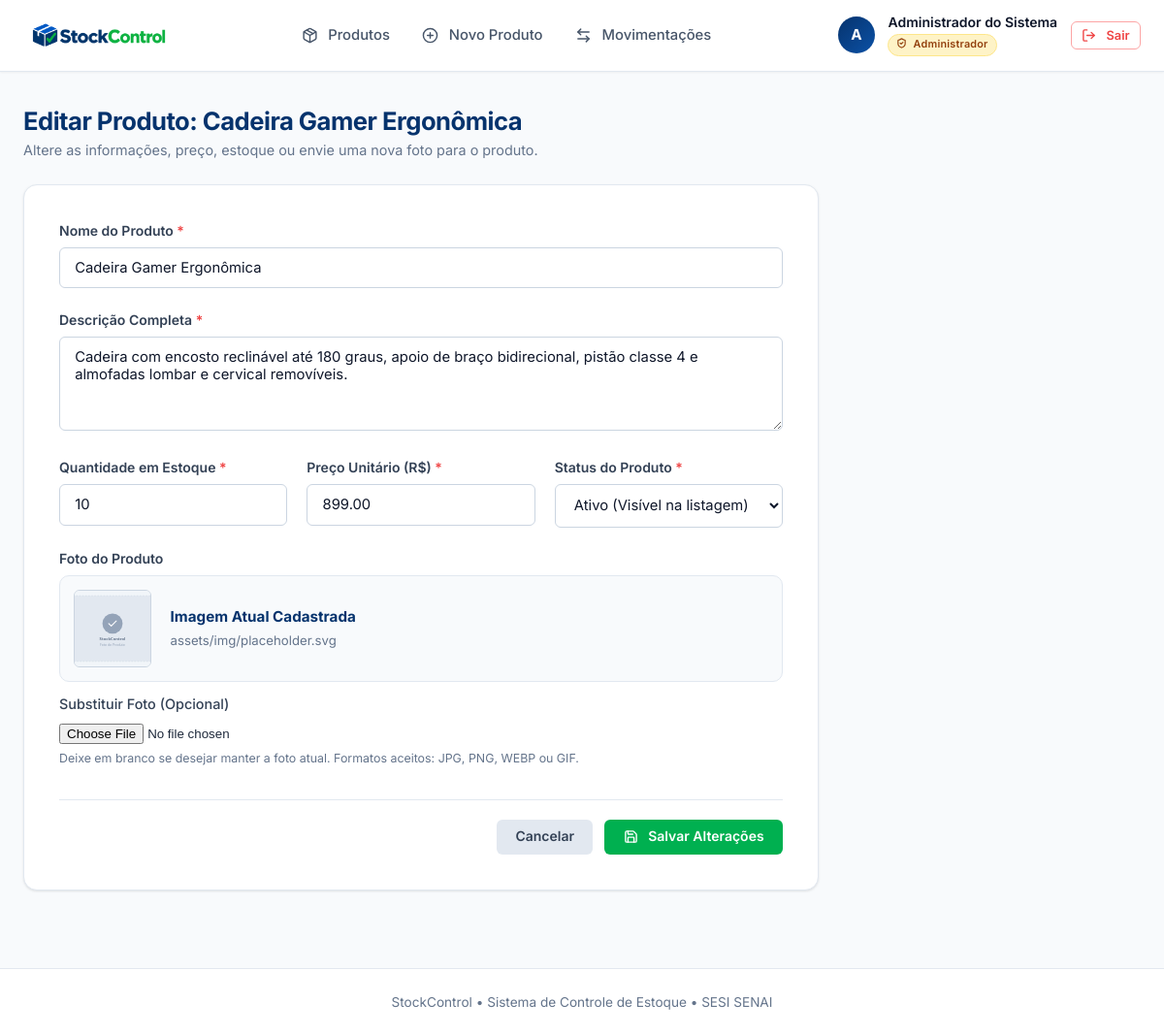
The app's page /produto_editar.php?id=18 (signed in) with its own data.
### tables this page shows
CREATE TABLE produtos (
    id INT AUTO_INCREMENT PRIMARY KEY,
    nome VARCHAR(150) NOT NULL,
    descricao TEXT NOT NULL,
    quantidade INT NOT NULL DEFAULT 0,
    preco DECIMAL(10, 2) NOT NULL DEFAULT 0.00,
    status ENUM('ativo', 'inativo') NOT NULL DEFAULT 'ativo',
    imagem VARCHAR(255) NOT NULL,
    data_inclusao TIMESTAMP DEFAULT CURRENT_TIMESTAMP
);

### produto_editar.php (the view, shortened to what this page needs)
<?php
$pdo = getConnection();
$produtoId = filter_input(INPUT_GET, 'id', FILTER_VALIDATE_INT) ?? filter_input(INPUT_POST, 'id', FILTER_VALIDATE_INT);
$stmt = $pdo->prepare("SELECT * FROM produtos WHERE id = :id LIMIT 1");
$stmt->execute([':id' => $produtoId]);
$produto = $stmt->fetch();
require_once __DIR__ . '/includes/header.php';
?>
<div class="page-heading">
    <div>
        <h2>Editar Produto: <?= htmlspecialchars($produto['nome']) ?></h2>
        <p class="text-muted">Altere as informações, preço, estoque ou envie uma nova foto para o produto.</p>
    </div>
</div>
<div class="form-card">
    <form action="produto_editar.php" method="POST" enctype="multipart/form-data" id="form-editar-produto">
        <div class="form-group">
            <label for="nome">Nome do Produto <span class="required">*</span></label>
            <input
                type="text"
                id="nome"
                name="nome"
                class="campo-produto"
                value="<?= htmlspecialchars($produto['nome']) ?>"
                placeholder="Ex: Teclado Mecânico RGB"
                required
            >
        </div>
        <div class="form-group">
            <label for="descricao">Descrição Completa <span class="required">*</span></label>
            <textarea
                id="descricao"
                name="descricao"
                rows="4"
                class="campo-produto"
                placeholder="Detalhes técnicos, modelo, características..."
                required
            ><?= htmlspecialchars($produto['descricao']) ?></textarea>
        </div>
        <div class="form-row">
            <div class="form-group col">
                <label for="quantidade">Quantidade em Estoque <span class="required">*</span></label>
                <input
                    type="number"
                    id="quantidade"
                    name="quantidade"
                    min="0"
                    step="1"
                    class="campo-produto"
                    value="<?= (int)$produto['quantidade'] ?>"
                    required
                >
            </div>
            <div class="form-group col">
                <label for="preco">Preço Unitário (R$) <span class="required">*</span></label>
                <input
                    type="number"
                    id="preco"
                    name="preco"
                    min="0"
                    step="0.01"
                    class="campo-produto"
                    value="<?= htmlspecialchars($produto['preco']) ?>"
                    required
                >
            </div>
            <div class="form-group col">
                <label for="status">Status do Produto <span class="required">*</span></label>
                <select id="status" name="status" class="campo-produto" required>
                    <option value="ativo" <?= $produto['status'] === 'ativo' ? 'selected' : '' ?>>Ativo (Visível na listagem)</option>
                </select>
            </div>
        </div>
        <div class="form-group">
            <label>Foto do Produto</label>
            <div class="current-image-container" style="display: flex; align-items: center; gap: 1.25rem; margin-bottom: 0.75rem; padding: 0.85rem; background: var(--gray-50); border: 1px solid var(--gray-200); border-radius: var(--radius-md);">
                <img
                    src="<?= !empty($produto['imagem']) ? htmlspecialchars($produto['imagem']) : 'assets/img/placeholder.svg' ?>"
                    alt="Foto atual"
                    id="current-image-thumb"
                    style="width: 80px; height: 80px; object-fit: cover; border-radius: var(--radius-sm); border: 1px solid var(--gray-300);"
                    onerror="this.onerror=null; this.src='assets/img/placeholder.svg';"
                >
                <div>
                    <strong style="color: var(--brand-navy); display: block; font-size: 0.95rem;">Imagem Atual Cadastrada</strong>
                    <span style="font-size: 0.825rem; color: var(--gray-500);"><?= htmlspecialchars($produto['imagem']) ?></span>
                </div>
            </div>
            <label for="imagem" style="font-weight: 500; font-size: 0.9rem; margin-top: 0.5rem;">Substituir Foto (Opcional)</label>
            <input type="file" id="imagem" name="imagem" accept="image/*" class="campo-produto">
            <small class="form-hint">Deixe em branco se desejar manter a foto atual. Formatos aceitos: JPG, PNG, WEBP ou GIF.</small>
        </div>
        <div class="form-actions">
            <a href="produtos.php" class="btn btn-secondary">Cancelar</a>
            <button type="submit" id="btn-salvar-produto" class="btn btn-success">
                <i data-lucide="save" class="icon-btn"></i> Salvar Alterações
            </button>
        </div>
    </form>
</div>
<?php require_once __DIR__ . '/includes/footer.php'; ?>

### assets/css/style.css (style rules this page uses)
:root { --brand-navy: #06336D; --brand-blue: #0B51A6; --brand-blue-hover: #083e82; --brand-blue-light: #eef6ff; --brand-green: #00B050; --brand-green-hover: #009945; --brand-green-light: #eafaf1; --danger: #ef4444; --danger-hover: #dc2626; --danger-light: #fef2f2; --warning: #f59e0b; --warning-light: #fffbeb; --gray-50: #f8fafc; --gray-100: #f1f5f9; --gray-200: #e2e8f0; --gray-300: #cbd5e1; --gray-400: #94a3b8; --gray-500: #64748b; --gray-600: #475569; --gray-700: #334155; --gray-800: #1e293b; --gray-900: #0f172a; --radius-sm: 6px; --radius-md: 10px; --radius-lg: 14px; --radius-xl: 18px; --shadow-xs: 0 1px 2px 0 rgba(0, 0, 0, 0.05); --shadow-sm: 0 1px 3px 0 rgba(0, 0, 0, 0.07), 0 1px 2px 0 rgba(0, 0, 0, 0.04); --shadow-md: 0 4px 6px -1px rgba(0, 0, 0, 0.08), 0 2px 4px -2px rgba(0, 0, 0, 0.05); --shadow-lg: 0 10px 15px -3px rgba(0, 0, 0, 0.08), 0 4px 6px -4px rgba(0, 0, 0, 0.04); --shadow-xl: 0 20px 25px -5px rgba(0, 0, 0, 0.1), 0 8px 10px -6px rgba(0, 0, 0, 0.05); }
* { box-sizing: border-box; margin: 0; padding: 0; }
body { font-family: 'Inter', -apple-system, BlinkMacSystemFont, "Segoe UI", Roboto, sans-serif; background-color: var(--gray-50); color: var(--gray-800); line-height: 1.5; min-height: 100vh; display: flex; flex-direction: column; -webkit-font-smoothing: antialiased; }
.page-heading { display: flex; align-items: center; justify-content: space-between; margin-bottom: 1.5rem; flex-wrap: wrap; gap: 1rem; }
.page-heading h2 { font-size: 1.6rem; font-weight: 700; color: var(--brand-navy); letter-spacing: -0.02em; }
.text-muted { color: var(--gray-500); font-size: 0.9rem; }
.lucide { display: inline-block; vertical-align: middle; }
.icon-btn { width: 15px; height: 15px; stroke-width: 2.2px; margin-right: 0.25rem; }
.btn { display: inline-flex; align-items: center; justify-content: center; gap: 0.4rem; padding: 0.55rem 1.15rem; font-size: 0.875rem; font-weight: 600; border-radius: var(--radius-sm); border: 1px solid transparent; cursor: pointer; text-decoration: none; transition: all 0.15s ease-in-out; line-height: 1.2; font-family: inherit; }
.btn-success { background-color: var(--brand-green); color: #ffffff; }
.btn-secondary { background-color: var(--gray-200); color: var(--gray-700); }
.form-card { background: #ffffff; padding: 2.25rem; border-radius: var(--radius-lg); box-shadow: var(--shadow-sm); border: 1px solid var(--gray-200); max-width: 820px; }
.form-group { margin-bottom: 1.35rem; }
.form-row { display: flex; gap: 1.25rem; flex-wrap: wrap; }
.form-row .col { flex: 1; min-width: 220px; }
label { display: block; margin-bottom: 0.45rem; font-weight: 600; font-size: 0.875rem; color: var(--gray-700); }
.required { color: var(--danger); }
input[type="text"], input[type="email"], input[type="password"], input[type="number"], select, textarea { width: 100%; padding: 0.7rem 0.95rem; border: 1px solid var(--gray-300); border-radius: var(--radius-sm); font-size: 0.925rem; color: var(--gray-900); background-color: #ffffff; transition: all 0.2s; font-family: inherit; }
.form-hint { display: block; font-size: 0.775rem; color: var(--gray-500); margin-top: 0.35rem; }
.form-actions { display: flex; justify-content: flex-end; gap: 0.75rem; margin-top: 2rem; padding-top: 1.25rem; border-top: 1px solid var(--gray-200); }

### records on screen
produtos: nome "Cadeira Gamer Ergonômica", descricao "Cadeira com encosto reclinável até 180 graus, apoio de braço bidirecional, pistão classe 4 e almofadas lombar e cervical removíveis.", quantidade "10", preco "899.00", status "Ativo (Visível na listagem)", imagem (placeholder picture), imagem "assets/img/placeholder.svg"

### other values on screen
mb_strtoupper(mb_substr($usuarioLogado['nome'], 0, 1)) "A"
$usuarioLogado['nome'] "Administrador do Sistema"
